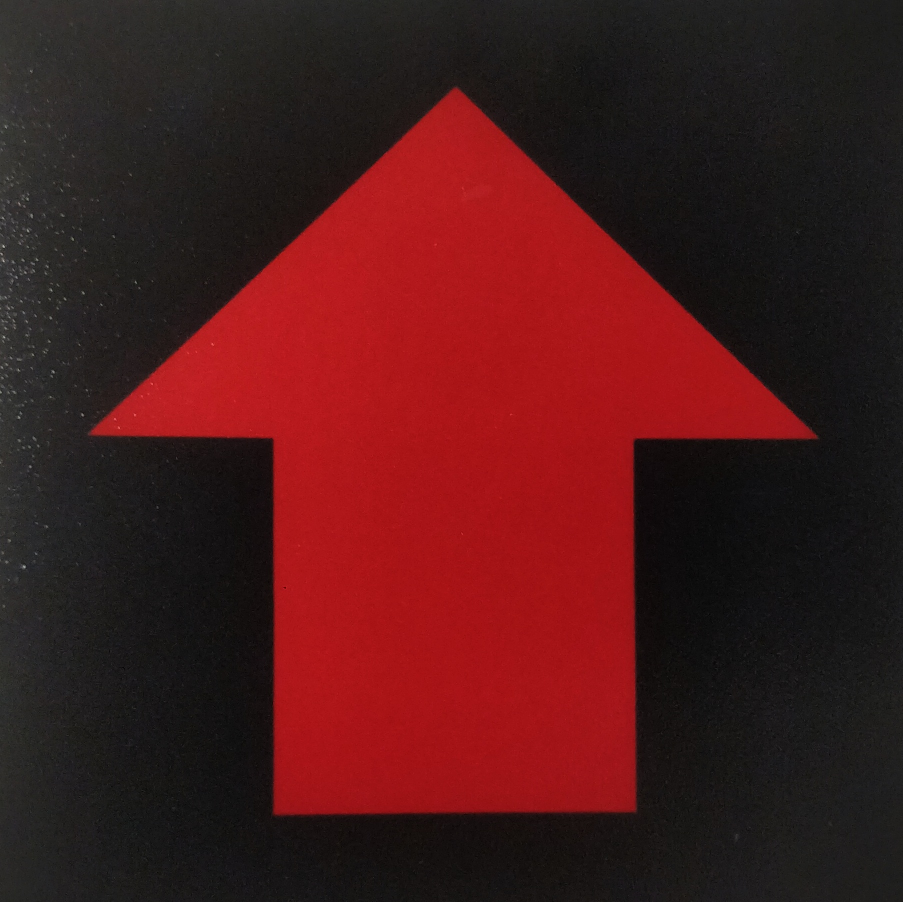
#> input picture IMG_20190930_135043__01.jpg, 1806 x 1804 px (shown at 1/2 size); its folder holds 4 pictures in this run
$ python multitemplatematch.py
#> lines starting #> are read from the running program, lines starting #| are printed output that depends on the picture
import cv2
import numpy as np
import glob

#empty list to store template images
template_data=[]
#make a list of all template images from a directory
files1= glob.glob('*.jpg')

for myfile in files1:
    image = cv2.imread(myfile,0)
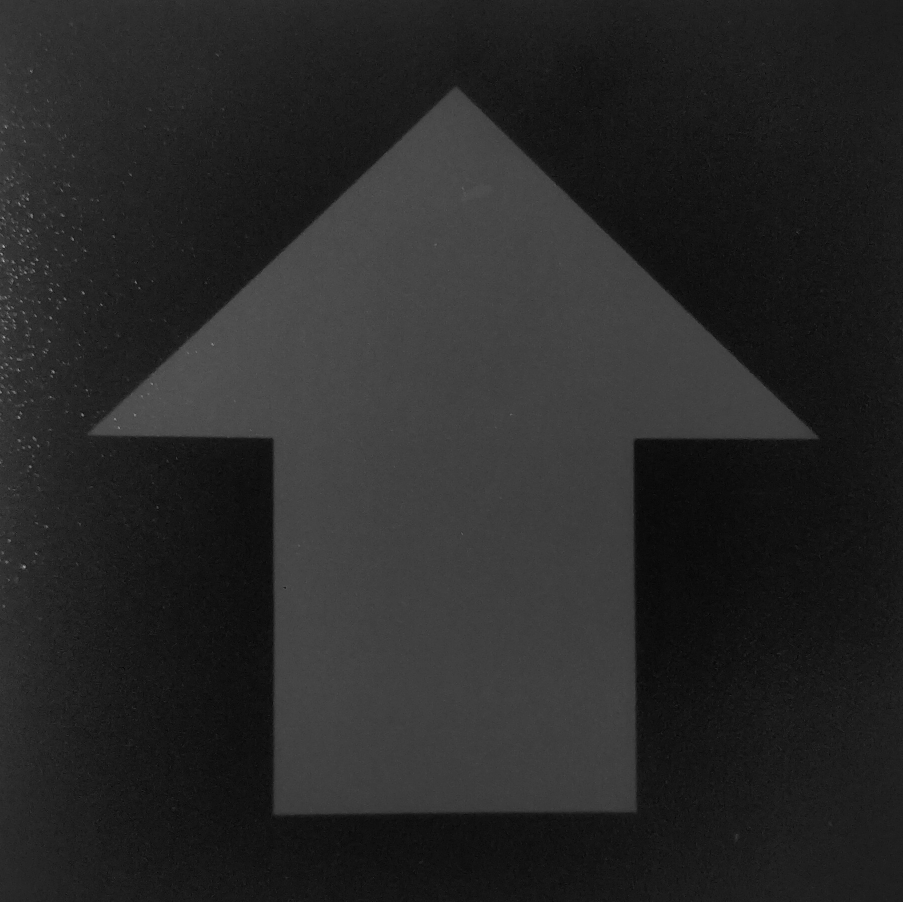
#> image: shape (1804, 1806) (shown at 1/2 size); min 0, max 185, mean 40.2
    template_data.append(image)
#> pass 2 of the loop `for myfile in files1:`:
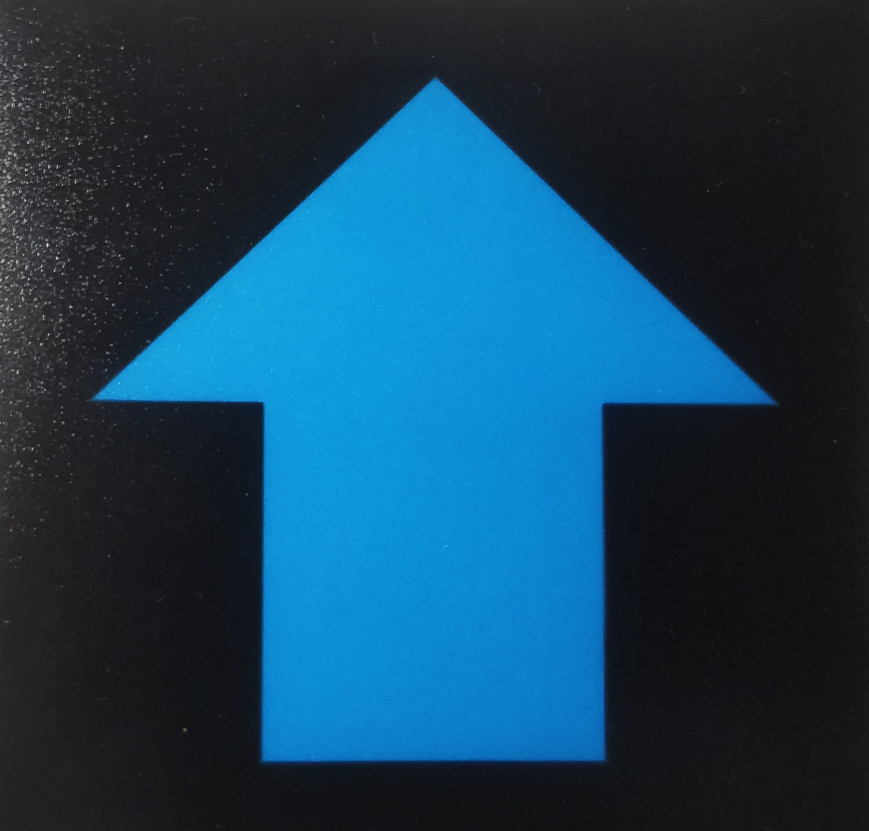
#> input picture IMG_20190930_135101__01.jpg, 1737 x 1661 px (shown at 1/2 size)
#> `image = cv2.imread(myfile,0)`:
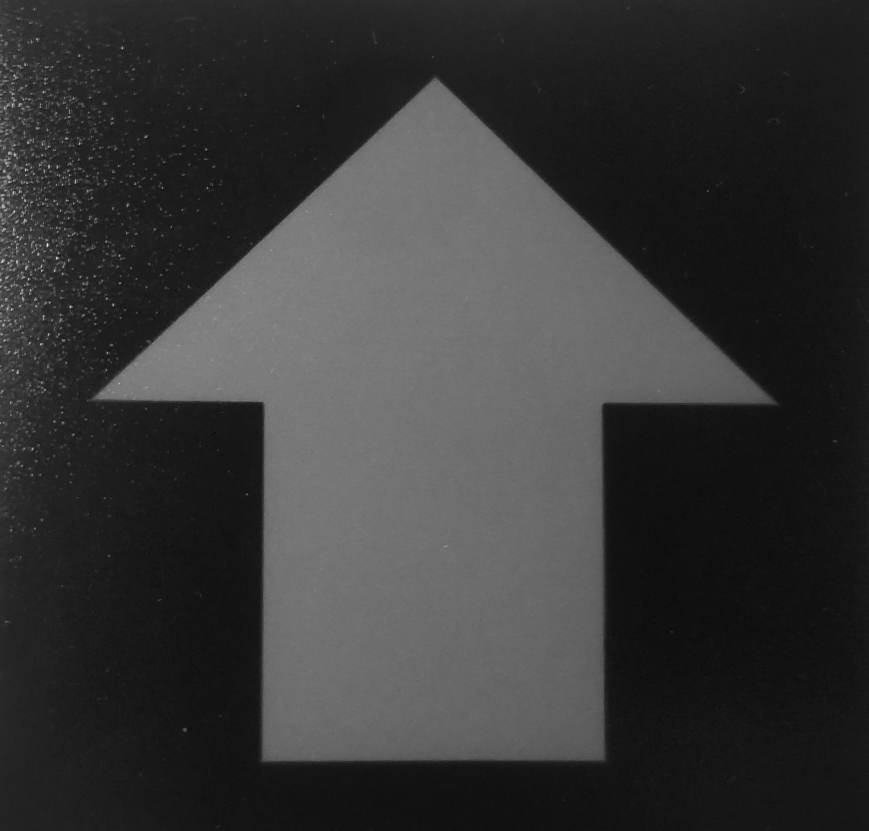
#> image: shape (1661, 1737) (shown at 1/2 size); min 3, max 225, mean 54.9
#> pass 3 of the loop `for myfile in files1:`:
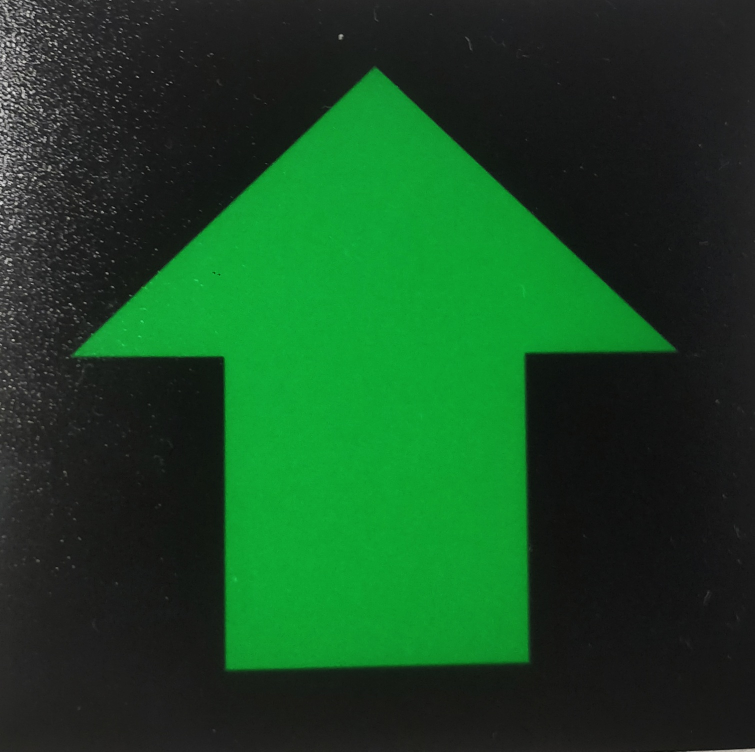
#> input picture IMG_20190930_135133__01.jpg, 1509 x 1503 px (shown at 1/2 size)
#> `image = cv2.imread(myfile,0)`:
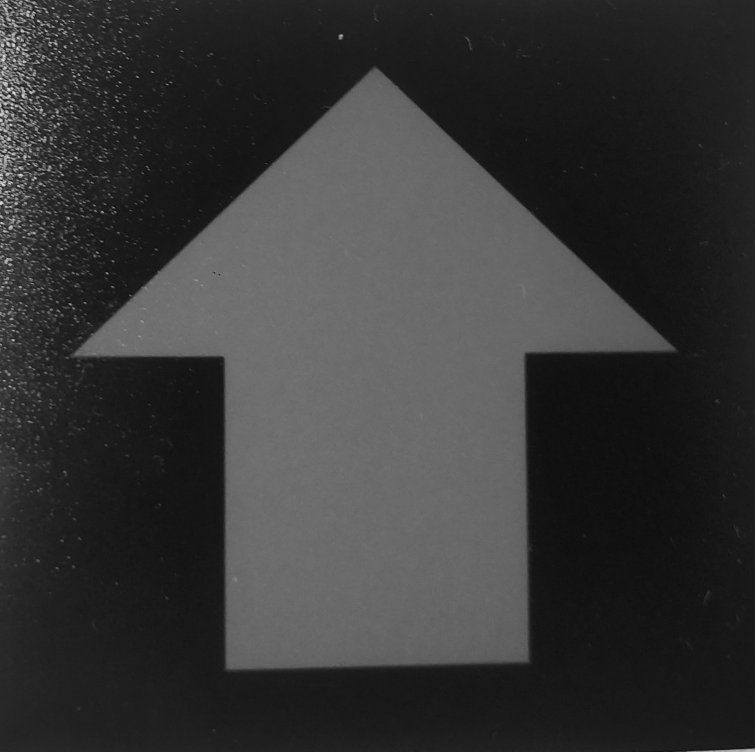
#> image: shape (1503, 1509) (shown at 1/2 size); min 8, max 236, mean 54.1
#> the loop made 4 passes; the first 3 are shown

test_image=cv2.imread('imagerectemplate.jpg')
#test_image= cv2.cvtColor(test_image, cv2.COLOR_BGR2GRAY)

#loop for matching
for tmp in template_data:
    (tH, tW) = tmp.shape[:2]
    cv2.imshow("Template", tmp)
    cv2.waitKey(1000)
    cv2.destroyAllWindows()
#> (the run stopped early here; a loop or call above may not have finished)
